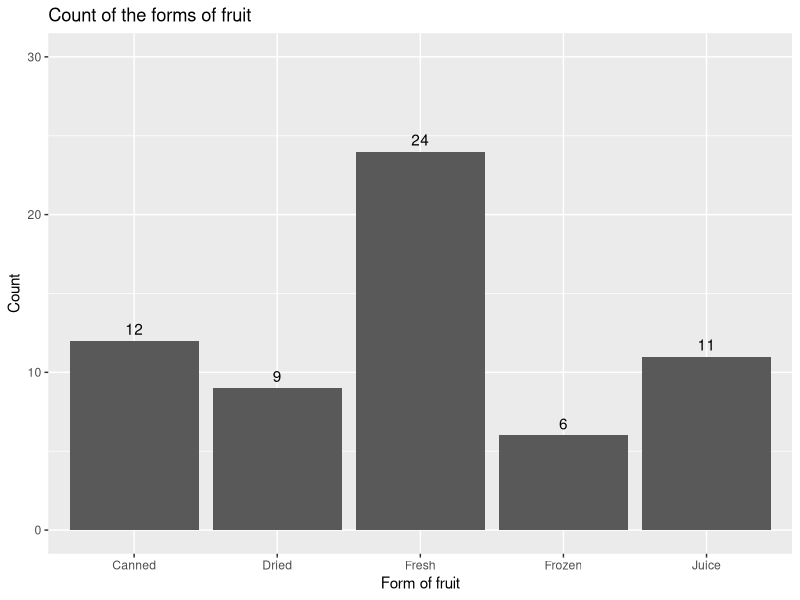

This figure's R source:
#descriptive statistics for relevant variables
#independent and paired t-tests

library(ggplot2)
library(dplyr)

#Reading the data
data <- read.csv("FRUITS AND VEGIES.csv")
View(data)
head(data)
str(data)

#defining variables
yield = data$Yield
price = data$RetailPrice
form_pkg = unique(data$Fruit)
retail_price = data$RetailPrice
count_form = data %>% count(data$Form)
count_form

#Segmentation of fruit category
canned = data$Fruit[data$Form == "Canned"]
dried = data$Fruit[data$Form == "Dried"]
fresh = data$Fruit[data$Form == "Fresh"]
frozen = data$Fruit[data$Form == "Frozen"]
juice = data$Fruit[data$Form == "Juice"]

#Descriptive Statistics
summary(data)
#yield
var(yield)
sd(yield)
range(yield)

#retail price
range(retail_price)

df <- as.data.frame(count_form)
df

#Number of fruits available according to their forms
ggplot(df, aes(x = `data$Form`, y = n)) +
  geom_bar(stat = "identity") +
  ylim(0, 30) +
  xlab("Form of fruit") +
  ylab("Count") +
  ggtitle("Count of the forms of fruit") +
  geom_text(aes(label = n), vjust = -0.5)

#Checking trend of retail price and yield


        
